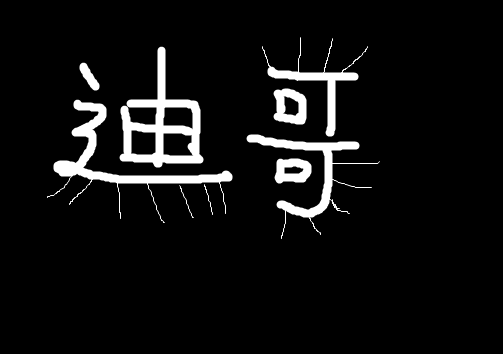
#> input picture material/dige.png, 503 x 354 px, found by its file name
$ python 'h3_开运算和闭运算.py'
#> lines starting #> are read from the running program, lines starting #| are printed output that depends on the picture
import cv2
import matplotlib.pyplot as plt
import numpy as np
#开运算：先腐蚀再膨胀
#闭运算，先膨胀再腐蚀
img = cv2.imread("F:\Deep Learning\Opencv_Study\material\dige.png")
#> img is the input picture: shape (354, 503, 3); min 0, max 255, mean 15.9
kernel = np.ones((5,5),np.uint8)
opening = cv2.morphologyEx(img,cv2.MORPH_OPEN,kernel)
closing = cv2.morphologyEx(img,cv2.MORPH_CLOSE,kernel)
res = np.hstack((opening,closing))
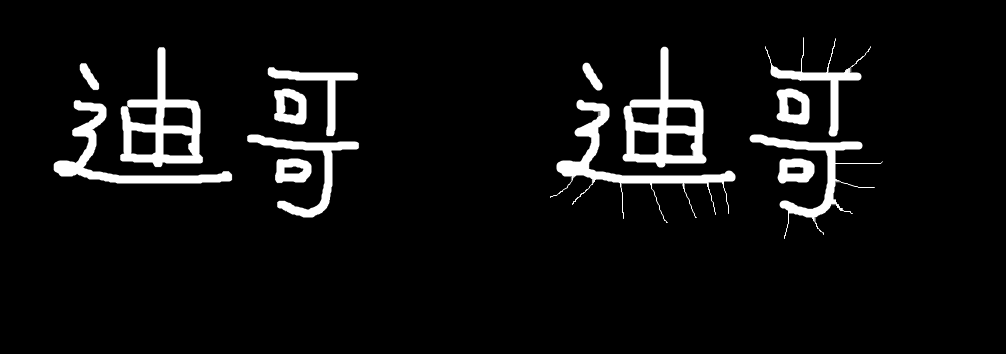
#> res: shape (354, 1006, 3); min 0, max 255, mean 15.6
cv2.imshow('res',res)
cv2.waitKey(0)
cv2.destroyAllWindows()
